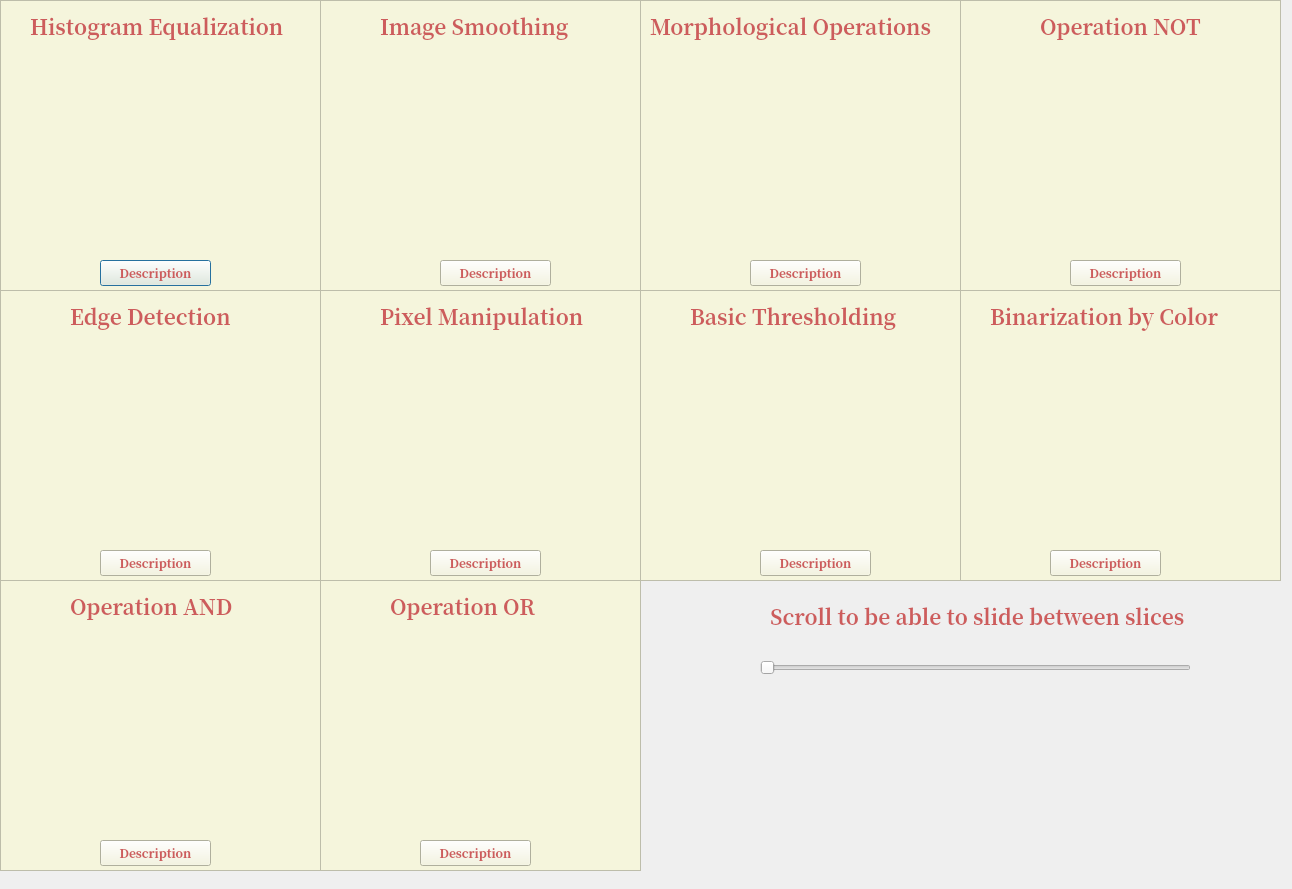
<?xml version="1.0" encoding="UTF-8"?>
<ui version="4.0">
 <class>filterswindow</class>
 <widget class="QDialog" name="filterswindow">
  <property name="geometry">
   <rect>
    <x>0</x>
    <y>0</y>
    <width>1292</width>
    <height>889</height>
   </rect>
  </property>
  <property name="windowTitle">
   <string>Dialog</string>
  </property>
  <widget class="QFrame" name="EcuHis">
   <property name="geometry">
    <rect>
     <x>0</x>
     <y>0</y>
     <width>321</width>
     <height>291</height>
    </rect>
   </property>
   <property name="styleSheet">
    <string notr="true">background-color: rgb(245, 245, 220);</string>
   </property>
   <property name="frameShape">
    <enum>QFrame::Shape::StyledPanel</enum>
   </property>
   <property name="frameShadow">
    <enum>QFrame::Shadow::Raised</enum>
   </property>
   <widget class="QLabel" name="imageLabelEH">
    <property name="geometry">
     <rect>
      <x>60</x>
      <y>50</y>
      <width>201</width>
      <height>201</height>
     </rect>
    </property>
    <property name="styleSheet">
     <string notr="true"/>
    </property>
    <property name="text">
     <string/>
    </property>
   </widget>
   <widget class="QPushButton" name="DescHE">
    <property name="geometry">
     <rect>
      <x>100</x>
      <y>260</y>
      <width>111</width>
      <height>26</height>
     </rect>
    </property>
    <property name="font">
     <font>
      <family>Noto Serif CJK JP</family>
      <bold>true</bold>
     </font>
    </property>
    <property name="styleSheet">
     <string notr="true">color: rgb(205, 92, 92);</string>
    </property>
    <property name="text">
     <string>Description</string>
    </property>
   </widget>
   <widget class="QLabel" name="label">
    <property name="geometry">
     <rect>
      <x>30</x>
      <y>10</y>
      <width>271</width>
      <height>31</height>
     </rect>
    </property>
    <property name="font">
     <font>
      <family>Noto Serif CJK JP</family>
      <pointsize>16</pointsize>
      <bold>true</bold>
     </font>
    </property>
    <property name="layoutDirection">
     <enum>Qt::LayoutDirection::RightToLeft</enum>
    </property>
    <property name="styleSheet">
     <string notr="true">color: rgb(205, 92, 92);</string>
    </property>
    <property name="text">
     <string>Histogram Equalization</string>
    </property>
   </widget>
  </widget>
  <widget class="QFrame" name="SuavImg">
   <property name="geometry">
    <rect>
     <x>320</x>
     <y>0</y>
     <width>321</width>
     <height>291</height>
    </rect>
   </property>
   <property name="styleSheet">
    <string notr="true">background-color: rgb(245, 245, 220);</string>
   </property>
   <property name="frameShape">
    <enum>QFrame::Shape::StyledPanel</enum>
   </property>
   <property name="frameShadow">
    <enum>QFrame::Shadow::Raised</enum>
   </property>
   <widget class="QLabel" name="imageLabelSI">
    <property name="geometry">
     <rect>
      <x>60</x>
      <y>50</y>
      <width>201</width>
      <height>201</height>
     </rect>
    </property>
    <property name="text">
     <string/>
    </property>
   </widget>
   <widget class="QLabel" name="label_2">
    <property name="geometry">
     <rect>
      <x>60</x>
      <y>10</y>
      <width>211</width>
      <height>31</height>
     </rect>
    </property>
    <property name="font">
     <font>
      <family>Noto Serif CJK JP</family>
      <pointsize>16</pointsize>
      <bold>true</bold>
     </font>
    </property>
    <property name="layoutDirection">
     <enum>Qt::LayoutDirection::RightToLeft</enum>
    </property>
    <property name="styleSheet">
     <string notr="true">color: rgb(205, 92, 92);</string>
    </property>
    <property name="text">
     <string>Image Smoothing</string>
    </property>
   </widget>
   <widget class="QPushButton" name="DescIS">
    <property name="geometry">
     <rect>
      <x>120</x>
      <y>260</y>
      <width>111</width>
      <height>26</height>
     </rect>
    </property>
    <property name="font">
     <font>
      <family>Noto Serif CJK JP</family>
      <bold>true</bold>
     </font>
    </property>
    <property name="styleSheet">
     <string notr="true">color: rgb(205, 92, 92);</string>
    </property>
    <property name="text">
     <string>Description</string>
    </property>
   </widget>
  </widget>
  <widget class="QFrame" name="ManPix">
   <property name="geometry">
    <rect>
     <x>320</x>
     <y>290</y>
     <width>321</width>
     <height>291</height>
    </rect>
   </property>
   <property name="styleSheet">
    <string notr="true">background-color: rgb(245, 245, 220);</string>
   </property>
   <property name="frameShape">
    <enum>QFrame::Shape::StyledPanel</enum>
   </property>
   <property name="frameShadow">
    <enum>QFrame::Shadow::Raised</enum>
   </property>
   <widget class="QLabel" name="imageLabelMP">
    <property name="geometry">
     <rect>
      <x>60</x>
      <y>50</y>
      <width>201</width>
      <height>201</height>
     </rect>
    </property>
    <property name="text">
     <string/>
    </property>
   </widget>
   <widget class="QLabel" name="label_5">
    <property name="geometry">
     <rect>
      <x>60</x>
      <y>10</y>
      <width>221</width>
      <height>31</height>
     </rect>
    </property>
    <property name="font">
     <font>
      <family>Noto Serif CJK JP</family>
      <pointsize>16</pointsize>
      <bold>true</bold>
     </font>
    </property>
    <property name="layoutDirection">
     <enum>Qt::LayoutDirection::RightToLeft</enum>
    </property>
    <property name="styleSheet">
     <string notr="true">color: rgb(205, 92, 92);</string>
    </property>
    <property name="text">
     <string>Pixel Manipulation</string>
    </property>
   </widget>
   <widget class="QPushButton" name="DescPM">
    <property name="geometry">
     <rect>
      <x>110</x>
      <y>260</y>
      <width>111</width>
      <height>26</height>
     </rect>
    </property>
    <property name="font">
     <font>
      <family>Noto Serif CJK JP</family>
      <bold>true</bold>
     </font>
    </property>
    <property name="styleSheet">
     <string notr="true">color: rgb(205, 92, 92);</string>
    </property>
    <property name="text">
     <string>Description</string>
    </property>
   </widget>
  </widget>
  <widget class="QFrame" name="OperMorf">
   <property name="geometry">
    <rect>
     <x>640</x>
     <y>0</y>
     <width>321</width>
     <height>291</height>
    </rect>
   </property>
   <property name="styleSheet">
    <string notr="true">background-color: rgb(245, 245, 220);</string>
   </property>
   <property name="frameShape">
    <enum>QFrame::Shape::StyledPanel</enum>
   </property>
   <property name="frameShadow">
    <enum>QFrame::Shadow::Raised</enum>
   </property>
   <widget class="QLabel" name="imageLabelOM">
    <property name="geometry">
     <rect>
      <x>50</x>
      <y>50</y>
      <width>201</width>
      <height>201</height>
     </rect>
    </property>
    <property name="text">
     <string/>
    </property>
   </widget>
   <widget class="QLabel" name="label_3">
    <property name="geometry">
     <rect>
      <x>10</x>
      <y>10</y>
      <width>301</width>
      <height>31</height>
     </rect>
    </property>
    <property name="font">
     <font>
      <family>Noto Serif CJK JP</family>
      <pointsize>16</pointsize>
      <bold>true</bold>
     </font>
    </property>
    <property name="layoutDirection">
     <enum>Qt::LayoutDirection::RightToLeft</enum>
    </property>
    <property name="styleSheet">
     <string notr="true">color: rgb(205, 92, 92);</string>
    </property>
    <property name="text">
     <string>Morphological Operations</string>
    </property>
   </widget>
   <widget class="QPushButton" name="DescMO">
    <property name="geometry">
     <rect>
      <x>110</x>
      <y>260</y>
      <width>111</width>
      <height>26</height>
     </rect>
    </property>
    <property name="font">
     <font>
      <family>Noto Serif CJK JP</family>
      <bold>true</bold>
     </font>
    </property>
    <property name="styleSheet">
     <string notr="true">color: rgb(205, 92, 92);</string>
    </property>
    <property name="text">
     <string>Description</string>
    </property>
   </widget>
  </widget>
  <widget class="QSlider" name="sliceSlider">
   <property name="geometry">
    <rect>
     <x>760</x>
     <y>660</y>
     <width>431</width>
     <height>16</height>
    </rect>
   </property>
   <property name="orientation">
    <enum>Qt::Orientation::Horizontal</enum>
   </property>
  </widget>
  <widget class="QFrame" name="UmbBas">
   <property name="geometry">
    <rect>
     <x>640</x>
     <y>290</y>
     <width>321</width>
     <height>291</height>
    </rect>
   </property>
   <property name="styleSheet">
    <string notr="true">background-color: rgb(245, 245, 220);</string>
   </property>
   <property name="frameShape">
    <enum>QFrame::Shape::StyledPanel</enum>
   </property>
   <property name="frameShadow">
    <enum>QFrame::Shadow::Raised</enum>
   </property>
   <widget class="QLabel" name="imageLabelUB">
    <property name="geometry">
     <rect>
      <x>60</x>
      <y>50</y>
      <width>201</width>
      <height>201</height>
     </rect>
    </property>
    <property name="text">
     <string/>
    </property>
   </widget>
   <widget class="QLabel" name="label_6">
    <property name="geometry">
     <rect>
      <x>50</x>
      <y>10</y>
      <width>231</width>
      <height>31</height>
     </rect>
    </property>
    <property name="font">
     <font>
      <family>Noto Serif CJK JP</family>
      <pointsize>16</pointsize>
      <bold>true</bold>
     </font>
    </property>
    <property name="layoutDirection">
     <enum>Qt::LayoutDirection::RightToLeft</enum>
    </property>
    <property name="styleSheet">
     <string notr="true">color: rgb(205, 92, 92);</string>
    </property>
    <property name="text">
     <string>Basic Thresholding</string>
    </property>
   </widget>
   <widget class="QPushButton" name="DescBT">
    <property name="geometry">
     <rect>
      <x>120</x>
      <y>260</y>
      <width>111</width>
      <height>26</height>
     </rect>
    </property>
    <property name="font">
     <font>
      <family>Noto Serif CJK JP</family>
      <bold>true</bold>
     </font>
    </property>
    <property name="styleSheet">
     <string notr="true">color: rgb(205, 92, 92);</string>
    </property>
    <property name="text">
     <string>Description</string>
    </property>
   </widget>
  </widget>
  <widget class="QFrame" name="DetBor">
   <property name="geometry">
    <rect>
     <x>0</x>
     <y>290</y>
     <width>321</width>
     <height>291</height>
    </rect>
   </property>
   <property name="styleSheet">
    <string notr="true">background-color: rgb(245, 245, 220);</string>
   </property>
   <property name="frameShape">
    <enum>QFrame::Shape::StyledPanel</enum>
   </property>
   <property name="frameShadow">
    <enum>QFrame::Shadow::Raised</enum>
   </property>
   <widget class="QLabel" name="imageLabelDB">
    <property name="geometry">
     <rect>
      <x>60</x>
      <y>50</y>
      <width>201</width>
      <height>201</height>
     </rect>
    </property>
    <property name="text">
     <string/>
    </property>
    <property name="scaledContents">
     <bool>true</bool>
    </property>
   </widget>
   <widget class="QLabel" name="label_4">
    <property name="geometry">
     <rect>
      <x>70</x>
      <y>10</y>
      <width>181</width>
      <height>31</height>
     </rect>
    </property>
    <property name="font">
     <font>
      <family>Noto Serif CJK JP</family>
      <pointsize>16</pointsize>
      <bold>true</bold>
     </font>
    </property>
    <property name="layoutDirection">
     <enum>Qt::LayoutDirection::RightToLeft</enum>
    </property>
    <property name="styleSheet">
     <string notr="true">color: rgb(205, 92, 92);</string>
    </property>
    <property name="text">
     <string>Edge Detection</string>
    </property>
   </widget>
   <widget class="QPushButton" name="DescED">
    <property name="geometry">
     <rect>
      <x>100</x>
      <y>260</y>
      <width>111</width>
      <height>26</height>
     </rect>
    </property>
    <property name="font">
     <font>
      <family>Noto Serif CJK JP</family>
      <bold>true</bold>
     </font>
    </property>
    <property name="styleSheet">
     <string notr="true">color: rgb(205, 92, 92);</string>
    </property>
    <property name="text">
     <string>Description</string>
    </property>
   </widget>
  </widget>
  <widget class="QFrame" name="BinRan">
   <property name="geometry">
    <rect>
     <x>960</x>
     <y>290</y>
     <width>321</width>
     <height>291</height>
    </rect>
   </property>
   <property name="styleSheet">
    <string notr="true">background-color: rgb(245, 245, 220);</string>
   </property>
   <property name="frameShape">
    <enum>QFrame::Shape::StyledPanel</enum>
   </property>
   <property name="frameShadow">
    <enum>QFrame::Shadow::Raised</enum>
   </property>
   <widget class="QLabel" name="imageLabelBR">
    <property name="geometry">
     <rect>
      <x>50</x>
      <y>50</y>
      <width>201</width>
      <height>201</height>
     </rect>
    </property>
    <property name="text">
     <string/>
    </property>
   </widget>
   <widget class="QLabel" name="label_7">
    <property name="geometry">
     <rect>
      <x>30</x>
      <y>10</y>
      <width>251</width>
      <height>31</height>
     </rect>
    </property>
    <property name="font">
     <font>
      <family>Noto Serif CJK JP</family>
      <pointsize>16</pointsize>
      <bold>true</bold>
     </font>
    </property>
    <property name="layoutDirection">
     <enum>Qt::LayoutDirection::RightToLeft</enum>
    </property>
    <property name="styleSheet">
     <string notr="true">color: rgb(205, 92, 92);</string>
    </property>
    <property name="text">
     <string>Binarization by Color</string>
    </property>
   </widget>
   <widget class="QPushButton" name="DescBC">
    <property name="geometry">
     <rect>
      <x>90</x>
      <y>260</y>
      <width>111</width>
      <height>26</height>
     </rect>
    </property>
    <property name="font">
     <font>
      <family>Noto Serif CJK JP</family>
      <bold>true</bold>
     </font>
    </property>
    <property name="styleSheet">
     <string notr="true">color: rgb(205, 92, 92);</string>
    </property>
    <property name="text">
     <string>Description</string>
    </property>
   </widget>
  </widget>
  <widget class="QLabel" name="label_8">
   <property name="geometry">
    <rect>
     <x>770</x>
     <y>600</y>
     <width>421</width>
     <height>31</height>
    </rect>
   </property>
   <property name="font">
    <font>
     <family>Noto Serif CJK JP</family>
     <pointsize>16</pointsize>
     <bold>true</bold>
    </font>
   </property>
   <property name="layoutDirection">
    <enum>Qt::LayoutDirection::RightToLeft</enum>
   </property>
   <property name="styleSheet">
    <string notr="true">color: rgb(205, 92, 92);</string>
   </property>
   <property name="text">
    <string>Scroll to be able to slide between slices</string>
   </property>
  </widget>
  <widget class="QLabel" name="labelUPS">
   <property name="geometry">
    <rect>
     <x>760</x>
     <y>720</y>
     <width>451</width>
     <height>121</height>
    </rect>
   </property>
   <property name="text">
    <string/>
   </property>
   <property name="alignment">
    <set>Qt::AlignmentFlag::AlignCenter</set>
   </property>
  </widget>
  <widget class="QFrame" name="OpeNot">
   <property name="geometry">
    <rect>
     <x>960</x>
     <y>0</y>
     <width>321</width>
     <height>291</height>
    </rect>
   </property>
   <property name="styleSheet">
    <string notr="true">background-color: rgb(245, 245, 220);</string>
   </property>
   <property name="frameShape">
    <enum>QFrame::Shape::StyledPanel</enum>
   </property>
   <property name="frameShadow">
    <enum>QFrame::Shadow::Raised</enum>
   </property>
   <widget class="QLabel" name="imageLabelON">
    <property name="geometry">
     <rect>
      <x>60</x>
      <y>50</y>
      <width>201</width>
      <height>201</height>
     </rect>
    </property>
    <property name="text">
     <string/>
    </property>
   </widget>
   <widget class="QLabel" name="label_10">
    <property name="geometry">
     <rect>
      <x>80</x>
      <y>10</y>
      <width>161</width>
      <height>31</height>
     </rect>
    </property>
    <property name="font">
     <font>
      <family>Noto Serif CJK JP</family>
      <pointsize>16</pointsize>
      <bold>true</bold>
     </font>
    </property>
    <property name="layoutDirection">
     <enum>Qt::LayoutDirection::RightToLeft</enum>
    </property>
    <property name="styleSheet">
     <string notr="true">color: rgb(205, 92, 92);</string>
    </property>
    <property name="text">
     <string>Operation NOT</string>
    </property>
   </widget>
   <widget class="QPushButton" name="DescON">
    <property name="geometry">
     <rect>
      <x>110</x>
      <y>260</y>
      <width>111</width>
      <height>26</height>
     </rect>
    </property>
    <property name="font">
     <font>
      <family>Noto Serif CJK JP</family>
      <bold>true</bold>
     </font>
    </property>
    <property name="styleSheet">
     <string notr="true">color: rgb(205, 92, 92);</string>
    </property>
    <property name="text">
     <string>Description</string>
    </property>
   </widget>
  </widget>
  <widget class="QFrame" name="OpeAnd">
   <property name="geometry">
    <rect>
     <x>0</x>
     <y>580</y>
     <width>321</width>
     <height>291</height>
    </rect>
   </property>
   <property name="styleSheet">
    <string notr="true">background-color: rgb(245, 245, 220);</string>
   </property>
   <property name="frameShape">
    <enum>QFrame::Shape::StyledPanel</enum>
   </property>
   <property name="frameShadow">
    <enum>QFrame::Shadow::Raised</enum>
   </property>
   <widget class="QLabel" name="imageLabelOA">
    <property name="geometry">
     <rect>
      <x>60</x>
      <y>50</y>
      <width>201</width>
      <height>201</height>
     </rect>
    </property>
    <property name="text">
     <string/>
    </property>
   </widget>
   <widget class="QLabel" name="label_11">
    <property name="geometry">
     <rect>
      <x>70</x>
      <y>10</y>
      <width>171</width>
      <height>31</height>
     </rect>
    </property>
    <property name="font">
     <font>
      <family>Noto Serif CJK JP</family>
      <pointsize>16</pointsize>
      <bold>true</bold>
     </font>
    </property>
    <property name="layoutDirection">
     <enum>Qt::LayoutDirection::RightToLeft</enum>
    </property>
    <property name="styleSheet">
     <string notr="true">color: rgb(205, 92, 92);</string>
    </property>
    <property name="text">
     <string>Operation AND</string>
    </property>
   </widget>
   <widget class="QPushButton" name="DescOA">
    <property name="geometry">
     <rect>
      <x>100</x>
      <y>260</y>
      <width>111</width>
      <height>26</height>
     </rect>
    </property>
    <property name="font">
     <font>
      <family>Noto Serif CJK JP</family>
      <bold>true</bold>
     </font>
    </property>
    <property name="styleSheet">
     <string notr="true">color: rgb(205, 92, 92);</string>
    </property>
    <property name="text">
     <string>Description</string>
    </property>
   </widget>
  </widget>
  <widget class="QFrame" name="OpeOr">
   <property name="geometry">
    <rect>
     <x>320</x>
     <y>580</y>
     <width>321</width>
     <height>291</height>
    </rect>
   </property>
   <property name="styleSheet">
    <string notr="true">background-color: rgb(245, 245, 220);</string>
   </property>
   <property name="frameShape">
    <enum>QFrame::Shape::StyledPanel</enum>
   </property>
   <property name="frameShadow">
    <enum>QFrame::Shadow::Raised</enum>
   </property>
   <widget class="QLabel" name="imageLabelOO">
    <property name="geometry">
     <rect>
      <x>60</x>
      <y>50</y>
      <width>201</width>
      <height>201</height>
     </rect>
    </property>
    <property name="text">
     <string/>
    </property>
   </widget>
   <widget class="QLabel" name="label_12">
    <property name="geometry">
     <rect>
      <x>70</x>
      <y>10</y>
      <width>171</width>
      <height>31</height>
     </rect>
    </property>
    <property name="font">
     <font>
      <family>Noto Serif CJK JP</family>
      <pointsize>16</pointsize>
      <bold>true</bold>
     </font>
    </property>
    <property name="layoutDirection">
     <enum>Qt::LayoutDirection::RightToLeft</enum>
    </property>
    <property name="styleSheet">
     <string notr="true">color: rgb(205, 92, 92);</string>
    </property>
    <property name="text">
     <string>Operation OR</string>
    </property>
   </widget>
   <widget class="QPushButton" name="DescOO">
    <property name="geometry">
     <rect>
      <x>100</x>
      <y>260</y>
      <width>111</width>
      <height>26</height>
     </rect>
    </property>
    <property name="font">
     <font>
      <family>Noto Serif CJK JP</family>
      <bold>true</bold>
     </font>
    </property>
    <property name="styleSheet">
     <string notr="true">color: rgb(205, 92, 92);</string>
    </property>
    <property name="text">
     <string>Description</string>
    </property>
   </widget>
  </widget>
 </widget>
 <resources/>
 <connections/>
</ui>
